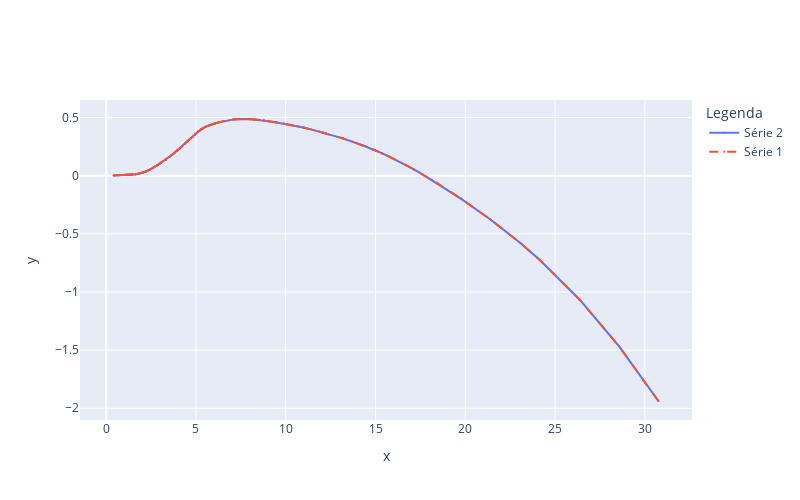

Here is the notebook cell this chart was saved with:
### Code cell
PlotSeries(y_arrays=[y_new,y_],x_arrays=[x_new,x])

### Figure 1 — Plotly figure (JSON) as saved in the notebook; plotly's stock layout.template omitted (floating-point values rounded to 4 significant figures; data arrays with more than 128 entries replaced by an {"elided": "..."} marker saying what was removed)
{"data": [{"line": {"width": 2}, "marker": {"size": 2}, "mode": "lines+markers", "name": "Série 2", "type": "scatter", "x": {"elided": "196 float values"}, "y": {"elided": "196 float values"}}, {"line": {"dash": "dash", "width": 2}, "marker": {"size": 2}, "mode": "lines+markers", "name": "Série 1", "type": "scatter", "x": {"elided": "196 float values"}, "y": {"elided": "196 float values"}}], "layout": {"height": 500, "legend": {"title": {"text": "Legenda"}}, "title": {"text": ""}, "width": 800, "xaxis": {"title": {"text": "x"}}, "yaxis": {"title": {"text": "y"}}}}
